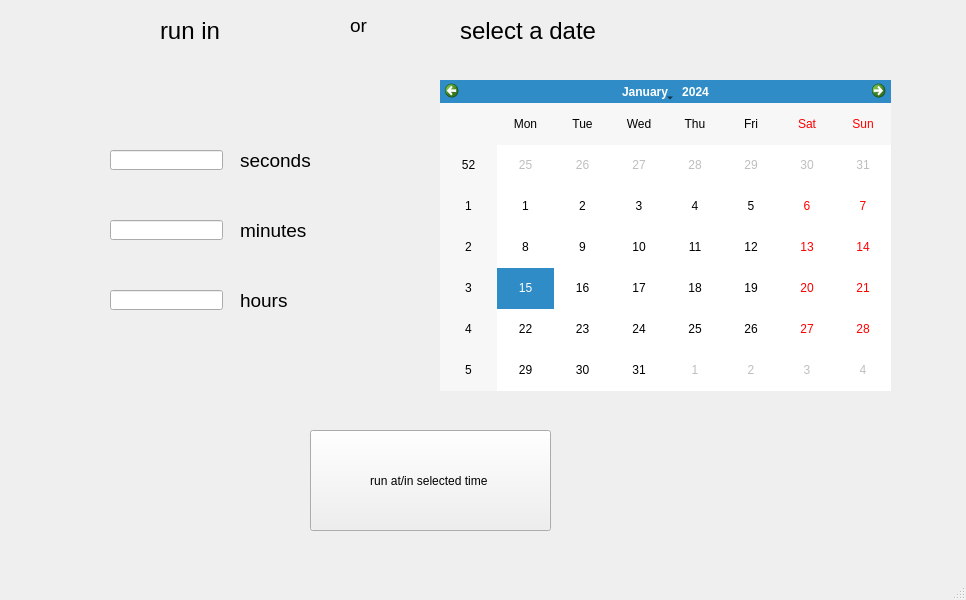
<?xml version="1.0" encoding="UTF-8"?>
<ui version="4.0">
 <class>MainWindow</class>
 <widget class="QMainWindow" name="MainWindow">
  <property name="geometry">
   <rect>
    <x>0</x>
    <y>0</y>
    <width>966</width>
    <height>600</height>
   </rect>
  </property>
  <property name="windowTitle">
   <string>MainWindow</string>
  </property>
  <widget class="QWidget" name="centralwidget">
   <widget class="QCalendarWidget" name="calendarWidget">
    <property name="geometry">
     <rect>
      <x>440</x>
      <y>80</y>
      <width>451</width>
      <height>311</height>
     </rect>
    </property>
   </widget>
   <widget class="QLabel" name="label">
    <property name="geometry">
     <rect>
      <x>160</x>
      <y>10</y>
      <width>241</width>
      <height>41</height>
     </rect>
    </property>
    <property name="font">
     <font>
      <pointsize>18</pointsize>
     </font>
    </property>
    <property name="text">
     <string>run in </string>
    </property>
    <property name="scaledContents">
     <bool>true</bool>
    </property>
   </widget>
   <widget class="QLabel" name="label_2">
    <property name="geometry">
     <rect>
      <x>240</x>
      <y>140</y>
      <width>141</width>
      <height>41</height>
     </rect>
    </property>
    <property name="font">
     <font>
      <pointsize>14</pointsize>
     </font>
    </property>
    <property name="text">
     <string>seconds</string>
    </property>
    <property name="scaledContents">
     <bool>true</bool>
    </property>
   </widget>
   <widget class="QLineEdit" name="secondsLineEdit">
    <property name="geometry">
     <rect>
      <x>110</x>
      <y>150</y>
      <width>113</width>
      <height>20</height>
     </rect>
    </property>
   </widget>
   <widget class="QLineEdit" name="minutesLineEdit">
    <property name="geometry">
     <rect>
      <x>110</x>
      <y>220</y>
      <width>113</width>
      <height>20</height>
     </rect>
    </property>
   </widget>
   <widget class="QLabel" name="label3">
    <property name="geometry">
     <rect>
      <x>240</x>
      <y>210</y>
      <width>141</width>
      <height>41</height>
     </rect>
    </property>
    <property name="font">
     <font>
      <pointsize>14</pointsize>
     </font>
    </property>
    <property name="text">
     <string>minutes</string>
    </property>
    <property name="scaledContents">
     <bool>true</bool>
    </property>
   </widget>
   <widget class="QLineEdit" name="hoursLineEdit">
    <property name="geometry">
     <rect>
      <x>110</x>
      <y>290</y>
      <width>113</width>
      <height>20</height>
     </rect>
    </property>
   </widget>
   <widget class="QLabel" name="label_4">
    <property name="geometry">
     <rect>
      <x>240</x>
      <y>280</y>
      <width>141</width>
      <height>41</height>
     </rect>
    </property>
    <property name="font">
     <font>
      <pointsize>14</pointsize>
     </font>
    </property>
    <property name="text">
     <string>hours</string>
    </property>
    <property name="scaledContents">
     <bool>true</bool>
    </property>
   </widget>
   <widget class="QLabel" name="label_5">
    <property name="geometry">
     <rect>
      <x>350</x>
      <y>10</y>
      <width>31</width>
      <height>31</height>
     </rect>
    </property>
    <property name="font">
     <font>
      <pointsize>14</pointsize>
     </font>
    </property>
    <property name="text">
     <string>or</string>
    </property>
   </widget>
   <widget class="QLabel" name="label_6">
    <property name="geometry">
     <rect>
      <x>460</x>
      <y>10</y>
      <width>241</width>
      <height>41</height>
     </rect>
    </property>
    <property name="font">
     <font>
      <pointsize>18</pointsize>
     </font>
    </property>
    <property name="text">
     <string>select a date</string>
    </property>
    <property name="scaledContents">
     <bool>true</bool>
    </property>
   </widget>
   <widget class="QPushButton" name="runInButton">
    <property name="geometry">
     <rect>
      <x>310</x>
      <y>430</y>
      <width>241</width>
      <height>101</height>
     </rect>
    </property>
    <property name="text">
     <string>run at/in selected time </string>
    </property>
   </widget>
  </widget>
  <widget class="QMenuBar" name="menubar">
   <property name="geometry">
    <rect>
     <x>0</x>
     <y>0</y>
     <width>966</width>
     <height>18</height>
    </rect>
   </property>
  </widget>
  <widget class="QStatusBar" name="statusbar"/>
 </widget>
 <resources/>
 <connections/>
</ui>
<!---->
